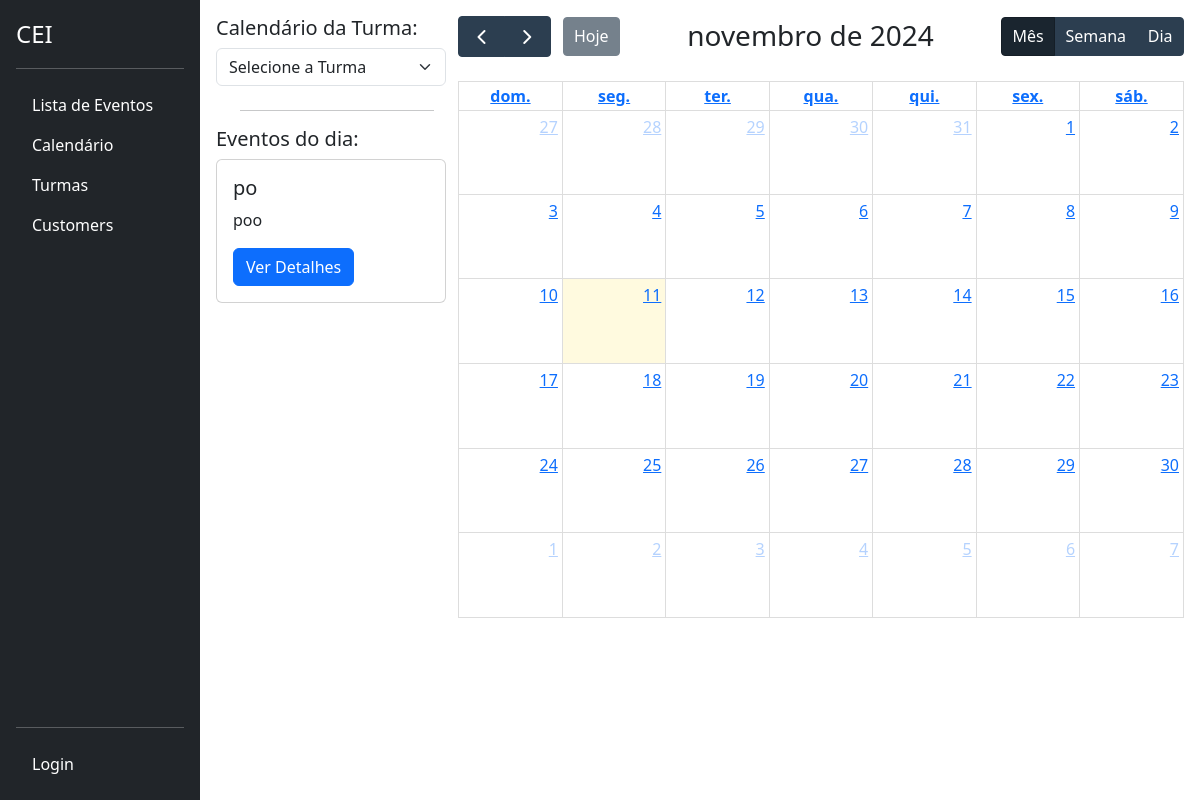
/calendar/, run on an earlier commit of the app's database.
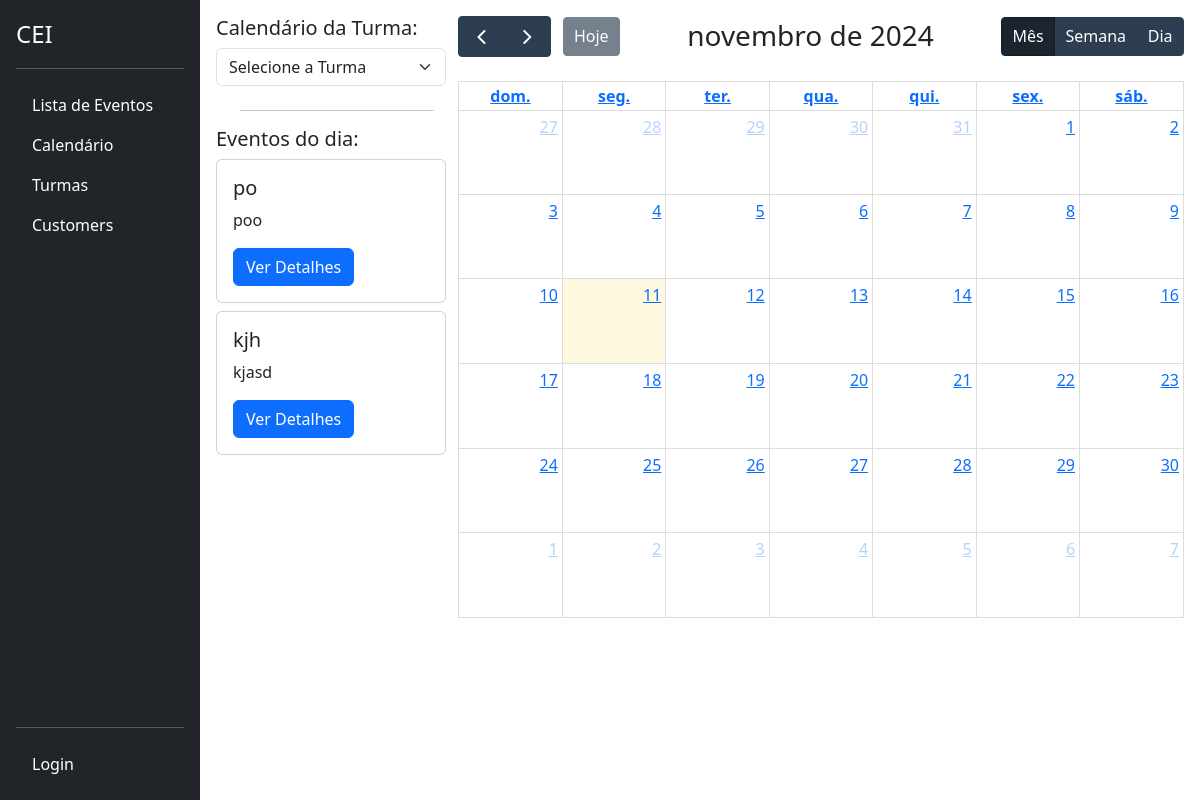
And on a later commit of the database.
### tasks/models.py (models this page shows, shortened)
class Task(models.Model):
    id = models.BigAutoField(primary_key=True)
    title = models.CharField(max_length=255)
    description = models.TextField()
    start_date = models.DateField()
    end_date = models.DateField()
    total_subs = models.PositiveIntegerField(default=0)
    subs = models.PositiveIntegerField(default=0)
    start_time = models.TimeField()
    end_time = models.TimeField()
    usuario = models.ForeignKey(CustomUser, on_delete=models.PROTECT)
    turma = models.ForeignKey('classes.Turma', on_delete=models.CASCADE)
    created_at = models.DateTimeField(auto_now_add=True)
    updated_at = models.DateTimeField(auto_now=True)

### tasks/views.py (the view)
# urls.py: path('calendar/', CalendarView.as_view(), name='calendar'),
class CalendarView(TemplateView):
    template_name = 'tasks/calendar.html'
    def get_context_data(self, **kwargs):
        user_turma = getattr(self.request.user, 'turma', None)
        context = super().get_context_data(**kwargs)
        is_discente = self.request.user.groups.filter(name='Discente').exists()
        today = timezone.localdate()
        if is_discente and user_turma:
            events_today = Task.objects.filter(
                turma=user_turma,
                start_date__lte=today,
                end_date__gte=today
            )
        else:
            events_today = Task.objects.filter(
                start_date__lte=today,
                end_date__gte=today
            )
        context['events_today'] = events_today
        context['turmas'] = Turma.objects.all()
        return context

### tasks/templates/tasks/calendar.html (shortened to what this page needs)
{% extends 'base.html' %}
{% load static %}
{% block content %}
<div id="calendar-container">
    <div class="col-md-3">
        <h5>Calendário da Turma:</h5>
        <select id="turma-select" class="form-select" aria-label="Selecionar Turma" style="width: 95%;">
            <option value="" selected>Selecione a Turma</option>
        </select>
        <hr class="thin-line mx-auto mt-4" style="width: 80%;">
        <h5>Eventos do dia:</h5>
        {% for event in events_today %}
            <div class="card mb-2" style="width: 95%;">
                <div class="card-body">
                    <h5 class="card-title">{{ event.title }}</h5>
                    <p class="card-text">{{ event.description }}</p>
                    <a href="/task/{{ event.id }}" class="btn btn-primary">Ver Detalhes</a>
                </div>
            </div>
        {% empty %}
            <p>Não há eventos para hoje.</p>
        {% endfor %}
    </div>
    <div class="col-md-9">
        <div id="calendar"></div>
    </div>
</div>
{% endblock %}

What changed in the data, as far as the page shows it:
added Task: title "kjh", description "kjasd"
